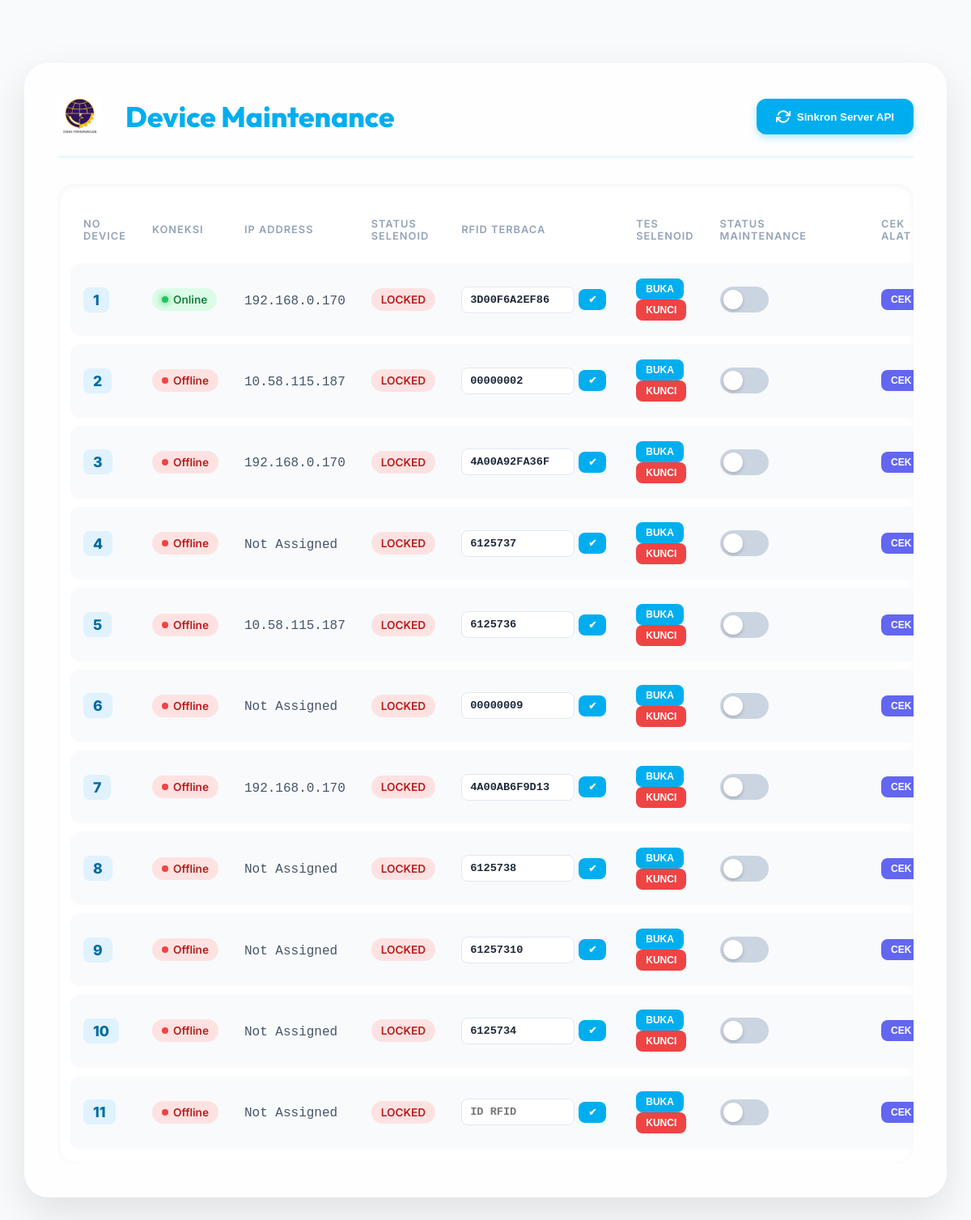
The app's page /maintenance with its own data.
### tables this page shows
CREATE TABLE slots (
                id INTEGER PRIMARY KEY AUTOINCREMENT,
                slot_number INTEGER UNIQUE,
                has_bike BOOLEAN NOT NULL DEFAULT 1,
                rfid_tag TEXT,
                is_detected BOOLEAN DEFAULT 0,
                last_update TIMESTAMP DEFAULT CURRENT_TIMESTAMP
            , bike_status TEXT, maintenance BOOLEAN DEFAULT 0, ip_address TEXT, is_connected BOOLEAN DEFAULT 0, solenoid_status BOOLEAN DEFAULT 0, bike_name TEXT);

### app.py (the view)
@app.route('/maintenance')
def maintenance():
    db = get_db()
    slots = db.execute('SELECT * FROM slots ORDER BY slot_number').fetchall()
    settings = db.execute('SELECT * FROM settings').fetchall()
    settings_dict = {s['key']: s['value'] for s in settings}
    return render_template('maintenance.html', slots=slots, settings=settings_dict)

### app.py (called while the page is built)
def get_db():
    conn = sqlite3.connect(DATABASE, timeout=20)
    conn.row_factory = sqlite3.Row
    return conn

### templates/maintenance.html (shortened to what this page needs)
<!DOCTYPE html>
<html lang="id">
<head>
    <link rel="stylesheet" href="{{ url_for('static', filename='css/style.css') }}">
</head>
<body style="background: #f8fafc;">
    <div class="maintenance-container">
        <header class="maint-header">
            <div class="maint-title">
                <img src="{{ url_for('static', filename='img/dishub_logo.png') }}" alt="DISHUB Logo" style="height: 50px; cursor: pointer; margin-right: 15px;" onclick="toggleNavModal()">
                <h1>Device Maintenance</h1>
            </div>
            <div style="display: flex; gap: 10px;">
                <button onclick="syncApi()" class="back-btn" style="background: var(--primary-blue); color: white; border: none; box-shadow: 0 4px 10px rgba(0, 174, 239, 0.3);">
                    Sinkron Server API
                </button>
            </div>
        </header>
        <div class="table-wrapper">
            <table>
                <thead>
                    <tr>
                        <th>No Device</th>
                        <th>Koneksi</th>
                        <th>IP Address</th>
                        <th>Status Selenoid</th>
                        <th>RFID Terbaca</th>
                        <th>Tes Selenoid</th>
                        <th>Status Maintenance</th>
                        <th>Cek Alat</th>
                    </tr>
                </thead>
                <tbody id="deviceTableBody">
                    {% for slot in slots %}
                    <tr>
                        <td>
                            <span class="device-badge">{{ slot.slot_number }}</span>
                        </td>
                        <td>
                            {% if slot.is_connected %}
                            <span class="status-pill status-online">
                                <span class="status-dot dot-online"></span> Online
                            </span>
                            {% else %}
                            <span class="status-pill status-offline">
                                <span class="status-dot dot-offline"></span> Offline
                            </span>
                            {% endif %}
                        </td>
                        <td>
                            <span class="ip-text">{{ slot.ip_address or "Not Assigned" }}</span>
                        </td>
                        <td>
                            <span class="status-pill {{ 'status-online' if slot.solenoid_status else 'status-offline' }}">
                                {{ 'OPEN' if slot.solenoid_status else 'LOCKED' }}
                            </span>
                        </td>
                        <td>
                            <div style="display: flex; gap: 5px; align-items: center;">
                                <input type="text" class="rfid-input" value="{{ slot.rfid_tag or '' }}" placeholder="ID RFID" id="rfid_{{ slot.id }}">
                                <button class="test-btn save-rfid-btn" data-id="{{ slot.id }}">✔</button>
                            </div>
                        </td>
                        <td>
                            <button class="test-btn solenoid-btn" data-id="{{ slot.id }}" data-status="true">BUKA</button>
                            <button class="test-btn btn-red solenoid-btn" data-id="{{ slot.id }}" data-status="false">KUNCI</button>
                        </td>
                        <td>
                            <div style="display: flex; align-items: center;">
                                <label class="switch">
                                    <span class="slider"></span>
                                </label>
                            </div>
                        </td>
                        <td>
                            <button class="test-btn check-btn" data-id="{{ slot.id }}" style="background: #6366f1;">CEK</button>
                        </td>
                    </tr>
                    {% endfor %}
                </tbody>
            </table>
        </div>
    </div>
</body>
</html>

### static/css/style.css (style rules this page uses)
:root { --primary-blue: #00AEEF; --dark-blue: #0056b3; --light-blue: #E1F5FE; --glass-bg: rgba(255, 255, 255, 0.8); --accent-yellow: #FFD700; --gray-bg: #f5f7fa; --text-dark: #333; --shadow: 0 8px 32px 0 rgba(31, 38, 135, 0.15); }
* { margin: 0; padding: 0; box-sizing: border-box; }
body { font-family: 'Inter', sans-serif; background-color: #fff; background-image: linear-gradient(rgba(0, 174, 239, 0.05) 1px, transparent 1px), linear-gradient(90deg, rgba(0, 174, 239, 0.05) 1px, transparent 1px); background-size: 40px 40px; height: 100vh; display: flex; justify-content: center; align-items: center; color: var(--text-dark); }

### templates/maintenance.html (style rules this page uses)
.maintenance-container { width: 95vw; height: 90vh; background: var(--glass-bg); backdrop-filter: blur(12px); border-radius: 30px; border: 1px solid rgba(255, 255, 255, 0.3); box-shadow: 0 20px 50px rgba(0,0,0,0.1); padding: 2.5rem; display: flex; flex-direction: column; overflow: hidden; animation: fadeIn 0.5s ease-out; }
.maint-header { display: flex; justify-content: space-between; align-items: center; margin-bottom: 2rem; border-bottom: 2px solid rgba(0, 174, 239, 0.1); padding-bottom: 1.5rem; }
.maint-title { display: flex; align-items: center; gap: 15px; }
.maint-title h1 { font-family: 'Outfit', sans-serif; color: var(--primary-blue); font-size: 2.2rem; font-weight: 800; }
.back-btn { background: #f1f5f9; color: #64748b; text-decoration: none; padding: 0.8rem 1.5rem; border-radius: 12px; font-weight: 600; display: flex; align-items: center; gap: 8px; transition: all 0.3s; }
.table-wrapper { flex: 1; overflow-y: auto; background: white; border-radius: 20px; box-shadow: inset 0 2px 10px rgba(0,0,0,0.05); padding: 1rem; }
table { width: 100%; border-collapse: separate; border-spacing: 0 10px; }
th { text-align: left; padding: 1rem; color: #94a3b8; font-weight: 600; text-transform: uppercase; font-size: 0.8rem; letter-spacing: 1px; }
td { padding: 1.2rem 1rem; background: #f8fafc; transition: transform 0.2s, box-shadow 0.2s; }
tr td:first-child { border-radius: 12px 0 0 12px; }
tr td:last-child { border-radius: 0 12px 12px 0; }
.device-badge { background: #e0f2fe; color: #0369a1; padding: 5px 12px; border-radius: 8px; font-weight: 800; font-size: 1.1rem; }
.status-pill { display: inline-flex; align-items: center; gap: 6px; padding: 6px 12px; border-radius: 20px; font-size: 0.85rem; font-weight: 600; }
.status-online { background: #dcfce7; color: #15803d; }
.status-offline { background: #fee2e2; color: #b91c1c; }
.status-dot { width: 8px; height: 8px; border-radius: 50%; }
.dot-online { background: #22c55e; box-shadow: 0 0 8px #22c55e; }
.dot-offline { background: #ef4444; }
.ip-text { color: #475569; font-family: 'JetBrains Mono', monospace; font-weight: 500; }
.switch { position: relative; display: inline-block; width: 60px; height: 32px; }
.slider { position: absolute; cursor: pointer; top: 0; left: 0; right: 0; bottom: 0; background-color: #cbd5e1; transition: .4s; border-radius: 34px; }
.slider:before { position: absolute; content: ""; height: 24px; width: 24px; left: 4px; bottom: 4px; background-color: white; transition: .4s; border-radius: 50%; box-shadow: 0 2px 4px rgba(0,0,0,0.2); }
.test-btn { background: var(--primary-blue); color: white; border: none; padding: 6px 12px; border-radius: 8px; font-size: 0.75rem; font-weight: 700; cursor: pointer; transition: all 0.2s; margin-right: 5px; }
.btn-red { background: #ef4444; }
.rfid-input { width: 140px; padding: 8px 10px; border-radius: 8px; border: 1px solid #e2e8f0; font-family: monospace; font-weight: 700; font-size: 0.85rem; color: #1e293b; }

### records on screen
slots: slot_number "1", is_connected True (drawn), ip_address "192.168.0.170", solenoid_status "LOCKED", rfid_tag "3D00F6A2EF86"
slots: slot_number "2", is_connected False (drawn), ip_address "10.58.115.187", solenoid_status "LOCKED", rfid_tag "00000002"
slots: slot_number "3", is_connected False (drawn), ip_address "192.168.0.170", solenoid_status "LOCKED", rfid_tag "4A00A92FA36F"
slots: slot_number "4", is_connected False (drawn), ip_address "Not Assigned", solenoid_status "LOCKED", rfid_tag "6125737"
slots: slot_number "5", is_connected False (drawn), ip_address "10.58.115.187", solenoid_status "LOCKED", rfid_tag "6125736"
slots: slot_number "6", is_connected False (drawn), ip_address "Not Assigned", solenoid_status "LOCKED", rfid_tag "00000009"
slots: slot_number "7", is_connected False (drawn), ip_address "192.168.0.170", solenoid_status "LOCKED", rfid_tag "4A00AB6F9D13"
slots: slot_number "8", is_connected False (drawn), ip_address "Not Assigned", solenoid_status "LOCKED", rfid_tag "6125738"
slots: slot_number "9", is_connected False (drawn), ip_address "Not Assigned", solenoid_status "LOCKED", rfid_tag "61257310"
slots: slot_number "10", is_connected False (drawn), ip_address "Not Assigned", solenoid_status "LOCKED", rfid_tag "6125734"
slots: slot_number "11", is_connected False (drawn), ip_address "Not Assigned", solenoid_status "LOCKED"
